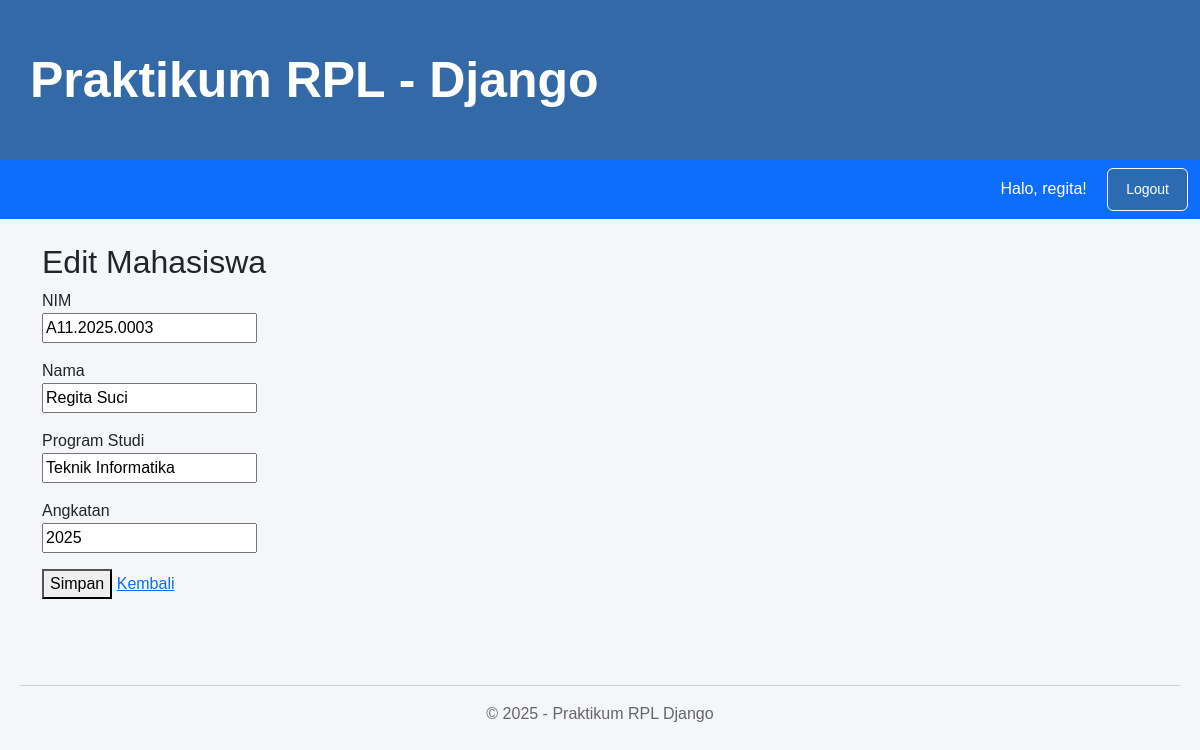
The app's page /mahasiswa/edit/3/ (signed in), older data.
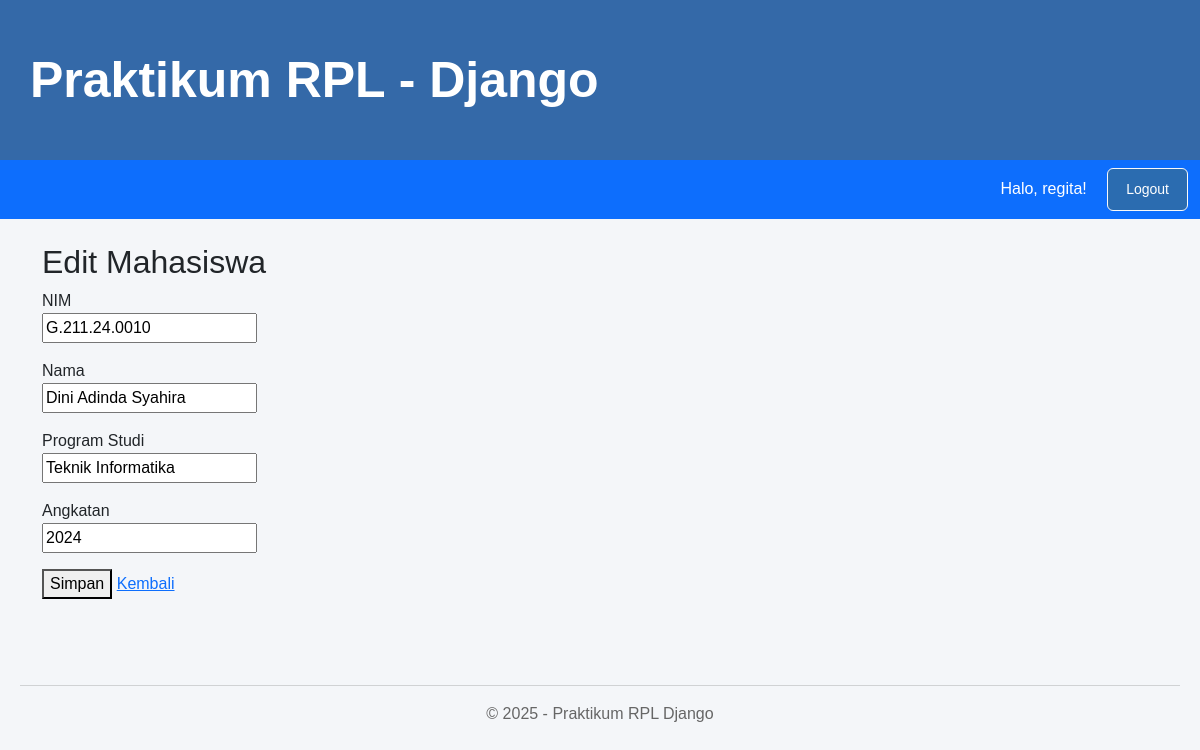
The same page, newer data.
### mahasiswa/models.py (models this page shows, shortened)
class Mahasiswa(models.Model):
    nim = models.CharField(max_length=15, unique=True)
    nama = models.CharField(max_length=100)
    programstudi = models.CharField(max_length=50)
    angkatan = models.IntegerField()

### mahasiswa/views.py (the view, shortened to what this page needs)
@login_required(login_url='/accounts/login/')
def edit_mahasiswa(request, id):
    mahasiswa = get_object_or_404(Mahasiswa, id=id)
    return render(
        request,
        'mahasiswa/form.html',
        {'mahasiswa': mahasiswa}
    )

### mahasiswa/templates/mahasiswa/form.html (shortened to what this page needs)
{% extends 'mahasiswa/base.html' %}
{% block content %}
<h2>
{% if mahasiswa %}
Edit Mahasiswa
{% else %}
Tambah Mahasiswa
{% endif %}
</h2>
<form method="POST">
    <p>
        NIM
        <br>
        <input
            type="text"
            name="nim"
            value="{{ mahasiswa.nim|default:'' }}"
            required>
    </p>
    <p>
        Nama
        <br>
        <input
            type="text"
            name="nama"
            value="{{ mahasiswa.nama|default:'' }}"
            required>
    </p>
    <p>
        Program Studi
        <br>
        <input
            type="text"
            name="programstudi"
            value="{{ mahasiswa.programstudi|default:'' }}"
            required>
    </p>
    <p>
        Angkatan
        <br>
        <input
            type="number"
            name="angkatan"
            value="{{ mahasiswa.angkatan|default:'' }}"
            required>
    </p>
    <button type="submit">
        Simpan
    </button>
    <a href="{% url 'daftar_mahasiswa' %}">
        Kembali
    </a>
</form>
{% endblock %}

Row changes from the older to the newer data that the page shows:
changed Mahasiswa "Teknik Informatika": nim "A11.2025.0003" → "G.211.24.0010"; nama "Regita Suci" → "Dini Adinda Syahira"; angkatan "2025" → "2024"
